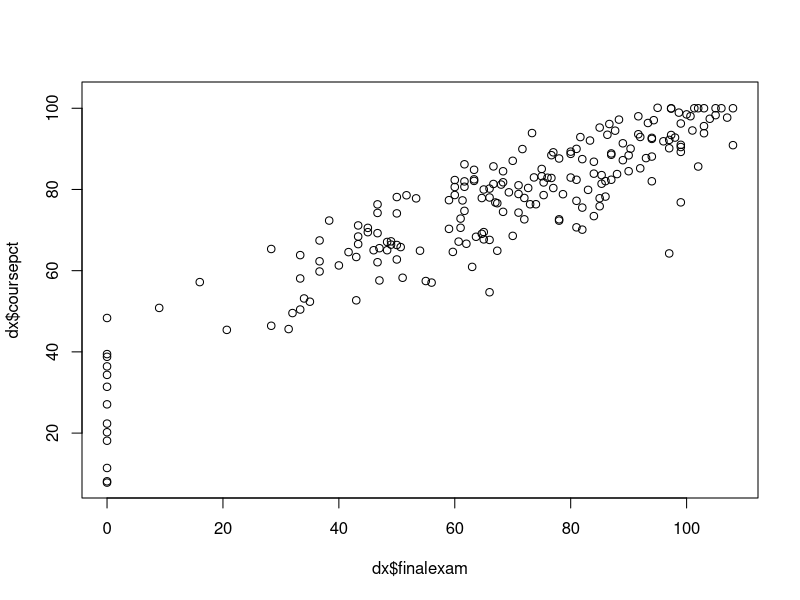

The R source for this figure: (Note: this script raises an error after producing the figure.)
# packages
library(ordinal)
library(MASS)
library(emmeans)

# get data
dx <- read.csv("cleaned-data.csv")

# collapse classes into categories
dx$sub <- sapply(strsplit(dx$class, " "), "[", 1)
dx$lev <- as.numeric(sapply(strsplit(dx$class, " "), "[", 2))
dx$lev <- ifelse(dx$lev >= 3000, "upper", "lower")

# set up factors
# semester is ordered
dx$sem <- factor(dx$sem, levels=
                   c("Spring24", "Spring25", "Sum25", "Fall25","Spring26"),
                 ordered=TRUE)

# as are letter grades
letts <- c("F", "D", "C", "B", "A")
dx$fe.letter <- factor(dx$fe.letter, levels=letts, ordered=TRUE)
dx$co.letter <- factor(dx$co.letter, levels=letts, ordered=TRUE)

# and levels
dx$lev <- factor(dx$lev, levels=c("lower", "upper"), ordered=TRUE)

# do we need to analyze both?
cor.test(dx$finalexam, dx$coursepct, use="pairwise.complete.obs")
plot(dx$finalexam, dx$coursepct)

ftable(fe.letter~co.letter, data=dx)

# analyze final exam data
dz <- dx[which(!is.na(dx$fe.letter)),]
dc <- dx[which(!is.na(dx$co.letter)),]

nrow(dz)
nrow(dc)

table(dz$class)
#biol 1107 chem 1211 math 1190 math 2202 
#      134        66        37       100 

table(dc$class)
#biol 3300 chem 1211 math 1190 math 2202 
#      105       228        37       100 

table(dz$sub)
#biol chem math 
# 134   66  137 

table(dc$sub)
#biol chem math 
# 105  228  137 

table(dz$lev)
#lower upper 
#  337     0 

table(dc$lev)
#lower upper 
#  365   105 

# dz has no upper division, so drop 6 and 7
mod01 <- polr(fe.letter~attend, data=dz, Hess=TRUE)
mod02 <- polr(fe.letter~attend+class, data=dz, Hess=TRUE)
mod03 <- polr(fe.letter~attend*class, data=dz, Hess=TRUE)
mod04 <- polr(fe.letter~attend+sub, data=dz, Hess=TRUE)
mod05 <- polr(fe.letter~attend*sub, data=dz, Hess=TRUE)
#mod06 <- polr(fe.letter~attend+lev, data=dz, Hess=TRUE)
#mod07 <- polr(fe.letter~attend*lev, data=dz, Hess=TRUE)

aic.df <- AIC(mod01, mod02, mod03, mod04, mod05)
aic.df$delta <- aic.df$AIC - min(aic.df$AIC)
aic.df$wt <- exp(-0.5*aic.df$delta)
aic.df$wt <- aic.df$wt/sum(aic.df$wt)

# order by descending AIC weight
aic.df <- aic.df[order(-aic.df$wt),]
aic.df
#     df       AIC      delta           wt
#mod03 11  897.1192   0.000000 7.544725e-01
#mod05  9  899.3644   2.245221 2.455273e-01
#mod04  7  928.0079  30.888690 1.479959e-07
#mod02  8  929.9717  32.852546 5.543750e-08
#mod01  5 1040.8625 143.743369 4.614955e-32

confint(mod3)
#                              2.5 %      97.5 %
#attend                 5.625774e-05  0.02735832
#classchem 1211        -8.418225e+00 -1.87008353
#classmath 1190        -1.171438e+01 -4.75703864
#classmath 2202        -1.844919e+01 -8.02789478
#attend:classchem 1211 -1.544274e-02  0.05593232
#attend:classmath 1190  4.078171e-02  0.12297726
#attend:classmath 2202  7.291770e-02  0.18245609

summary(mod3)
#Coefficients:
#                          Value Std. Error t value
#attend                  0.01364   0.006953  1.9620
#classchem 1211         -4.66731   1.624699 -2.8727
#classmath 1190         -8.09014   1.763081 -4.5886
#classmath 2202        -12.84988   2.656835 -4.8365
#attend:classchem 1211   0.01563   0.017758  0.8801
#attend:classmath 1190   0.08048   0.020851  3.8597
#attend:classmath 2202   0.12386   0.027930  4.4348

#Intercepts:
#      Value    Std. Error t value 
#F|D  -1.9535   0.5780    -3.3799
#D|C  -1.0035   0.5654    -1.7749
#C|B  -0.1754   0.5554    -0.3157
#B|A   1.4595   0.5590     2.6108

emtrends(mod03, ~class, var="attend")
#    class attend.trend      SE  df asymp.LCL asymp.UCL
#biol 1107       0.0136 0.00695 Inf  1.39e-05    0.0273
#chem 1211       0.0293 0.01640 Inf -2.78e-03    0.0613
#math 1190       0.0941 0.01970 Inf  5.54e-02    0.1328
#math 2202       0.1375 0.02720 Inf  8.43e-02    0.1907 
  
emtrends(mod05, ~sub, var="attend")
#sub  attend.trend      SE  df asymp.LCL asymp.UCL
#biol       0.0136 0.00693 Inf -3.46e-05    0.0271
#chem       0.0291 0.01630 Inf -2.91e-03    0.0611
#math       0.0973 0.01450 Inf  6.89e-02    0.1257

# conclusion: use mod03 for final exam score

tr1 <- emtrends(mod03, ~ class, var = "attend")
pairs(tr1)
#contrast              estimate     SE  df z.ratio p.value
#biol 1107 - chem 1211  -0.0156 0.0178 Inf  -0.880  0.8152
#biol 1107 - math 1190  -0.0805 0.0209 Inf  -3.860  0.0007
#biol 1107 - math 2202  -0.1239 0.0279 Inf  -4.435 <0.0001
#chem 1211 - math 1190  -0.0648 0.0255 Inf  -2.541  0.0539
#chem 1211 - math 2202  -0.1082 0.0315 Inf  -3.433  0.0033
#math 1190 - math 2202  -0.0434 0.0326 Inf  -1.332  0.5423



# The association between participation and final-exam grade varied substantially across the courses in the dataset. Model selection moderately favored course-specific relationships over subject-specific relationships. Across both formulations, the clearest positive association occurred in mathematics; evidence was weaker in biology and absent or inconclusive in chemistry.

# analyze course grade

mod11 <- polr(co.letter~attend, data=dc, Hess=TRUE)
mod12 <- polr(co.letter~attend+class, data=dc, Hess=TRUE)
mod13 <- polr(co.letter~attend*class, data=dc, Hess=TRUE)
mod14 <- polr(co.letter~attend+sub, data=dc, Hess=TRUE)
mod15 <- polr(co.letter~attend*sub, data=dc, Hess=TRUE)
mod16 <- polr(co.letter~attend+lev, data=dc, Hess=TRUE)
mod17 <- polr(co.letter~attend*lev, data=dc, Hess=TRUE)

aic.df2 <- AIC(mod11, mod12, mod13, mod14, mod15, mod16, mod17)
aic.df2$delta <- aic.df2$AIC - min(aic.df2$AIC)
aic.df2$wt <- exp(-0.5*aic.df2$delta)
aic.df2$wt <- aic.df2$wt/sum(aic.df2$wt)

# order by descending AIC weight
aic.df2 <- aic.df2[order(-aic.df2$wt),]
aic.df2
#      df      AIC    delta           wt
#mod13 11 1363.619  0.00000 9.996932e-01
#mod15  9 1379.809 16.18927 3.050787e-04
#mod17  7 1390.281 26.66144 1.623335e-06
#mod12  8 1397.766 34.14647 3.846407e-08
#mod16  6 1398.359 34.73932 2.859693e-08
#mod14  7 1400.356 36.73630 1.053612e-08
#mod11  5 1401.881 38.26131 4.915054e-09

emtrends(mod13, ~class, var="attend")
#    class     attend.trend      SE  df asymp.LCL asymp.UCL
#biol 3300       0.0292 0.00678 Inf    0.0159    0.0425
#chem 1211       0.0454 0.00674 Inf    0.0322    0.0586
#math 1190       0.1153 0.02020 Inf    0.0758    0.1548
#math 2202       0.1433 0.02510 Inf    0.0941    0.1925

tr2 <- emtrends(mod13, ~ class, var = "attend")
pairs(tr2)
#contrast              estimate      SE  df z.ratio p.value
#biol 3300 - chem 1211  -0.0162 0.00932 Inf  -1.742  0.3020
#biol 3300 - math 1190  -0.0861 0.02100 Inf  -4.093  0.0002
#biol 3300 - math 2202  -0.1141 0.02570 Inf  -4.442 <0.0001
#chem 1211 - math 1190  -0.0698 0.02090 Inf  -3.335  0.0047
#chem 1211 - math 2202  -0.0979 0.02560 Inf  -3.827  0.0007
#math 1190 - math 2202  -0.0280 0.03150 Inf  -0.891  0.8094

summary(mod13)
#Call:
#  polr(formula = co.letter ~ attend * class, data = dc, Hess = TRUE)
#
#Coefficients:
#                          Value Std. Error t value
#attend                  0.02919    0.00678   4.306
#classchem 1211         -1.61830    0.74740  -2.165
#classmath 1190         -6.84087    1.73368  -3.946
#classmath 2202        -11.08943    2.42558  -4.572
#attend:classchem 1211   0.01623    0.00932   1.742
#attend:classmath 1190   0.08607    0.02103   4.093
#attend:classmath 2202   0.11411    0.02569   4.442

#Intercepts:
#       Value    Std. Error t value 
#F|D  -0.0500   0.4913    -0.1019
#D|C   1.3067   0.4928     2.6517
#C|B   2.5246   0.5046     5.0029
#B|A   3.9779   0.5195     7.6568

# all of that is cool, but let's focus on percentages and just
# label them

# percentage grades are proportions in disguise
# logit transform and store as y
dz$y <- qlogis(pmax(0.1, pmin(99.9, dz$finalexam))/100)
dc$y <- qlogis(pmax(0.1, pmin(99.9, dc$coursepct))/100)

# dz has no upper division, so drop 6 and 7
mod01 <- lm(y~attend, data=dz)
mod02 <- lm(y~attend+class, data=dz)
mod03 <- lm(y~attend*class, data=dz)
mod04 <- lm(y~attend+sub, data=dz)
mod05 <- lm(y~attend*sub, data=dz)

aic.df1 <- AIC(mod01, mod02, mod03, mod04, mod05)
aic.df1$delta <- aic.df1$AIC - min(aic.df1$AIC)
aic.df1$wt <- exp(-0.5*aic.df1$delta)
aic.df1$wt <- aic.df1$wt/sum(aic.df1$wt)

# order by descending AIC weight
aic.df1 <- aic.df1[order(-aic.df1$wt),]
aic.df1
#      df      AIC     delta           wt
#mod03  9 1479.238  0.000000 9.832330e-01
#mod05  7 1487.381  8.142944 1.676635e-02
#mod04  5 1508.784 29.546159 3.773893e-07
#mod02  6 1509.661 30.423304 2.433996e-07
#mod01  3 1557.386 78.148008 1.054465e-17

# dc has some upper division, so include 6 and 7
mod11 <- lm(y~attend, data=dc)
mod12 <- lm(y~attend+class, data=dc)
mod13 <- lm(y~attend*class, data=dc)
mod14 <- lm(y~attend+sub, data=dc)
mod15 <- lm(y~attend*sub, data=dc)
mod16 <- lm(y~attend+lev, data=dc)
mod17 <- lm(y~attend*lev, data=dc)

aic.df2 <- AIC(mod11, mod12, mod13, mod14, mod15, mod16, mod17)
aic.df2$delta <- aic.df2$AIC - min(aic.df2$AIC)
aic.df2$wt <- exp(-0.5*aic.df2$delta)
aic.df2$wt <- aic.df2$wt/sum(aic.df2$wt)

# order by descending AIC weight
aic.df2 <- aic.df2[order(-aic.df2$wt),]
aic.df2
#      df      AIC    delta           wt
#mod13  9 1623.555  0.00000 9.996977e-01
#mod15  7 1639.936 16.38168 2.770971e-04
#mod17  5 1645.366 21.81107 1.835079e-05
#mod12  6 1647.811 24.25580 5.404916e-06
#mod16  4 1652.144 28.58928 6.191366e-07
#mod11  3 1652.385 28.83045 5.488014e-07
#mod14  5 1654.108 30.55363 2.318634e-07

emtrends(mod03, ~class, var="attend")
#class     attend.trend      SE  df lower.CL upper.CL
#biol 1107       0.0323 0.00782 329   0.0169   0.0477
#chem 1211       0.0588 0.01250 329   0.0343   0.0834
#math 1190       0.0934 0.02090 329   0.0523   0.1344
#math 2202       0.1536 0.01950 329   0.1154   0.1919

emtrends(mod13, ~class, var="attend")
#class     attend.trend      SE  df lower.CL upper.CL
#biol 3300       0.0173 0.00509 462   0.0073   0.0273
#chem 1211       0.0306 0.00427 462   0.0222   0.0390
#math 1190       0.0813 0.01310 462   0.0555   0.1072
#math 2202       0.0673 0.01220 462   0.0432   0.0914

tr1 <- emtrends(mod03, ~ class, var = "attend")
pairs(tr1)

tr2 <- emtrends(mod13, ~ class, var = "attend")
#pairs(tr2)
#contrast              estimate      SE  df t.ratio p.value
#biol 3300 - chem 1211  -0.0133 0.00664 462  -2.005  0.1874
#biol 3300 - math 1190  -0.0640 0.01410 462  -4.546 <0.0001
#biol 3300 - math 2202  -0.0500 0.01330 462  -3.770  0.0011
#chem 1211 - math 1190  -0.0507 0.01380 462  -3.672  0.0015
#chem 1211 - math 2202  -0.0367 0.01300 462  -2.828  0.0251
#math 1190 - math 2202   0.0140 0.01800 462   0.782  0.8628

# make some figures
ag <- aggregate(attend~class, data=dx, range, na.rm=TRUE)
#      class  attend.1  attend.2
#1 biol 1107   4.00000 100.00000
#2 biol 3300   0.00000 100.00000
#3 chem 1211   7.00000 100.00000
#4 chem 3361   0.00000 100.00000
#5 math 1190  46.36364 100.00000
#6 math 2202  50.00000 100.00000

n <- 200
pxmat <- matrix(NA, nrow=n, ncol=6)
colnames(pxmat) <- ag$class
for(i in 1:nrow(ag)){
  pxmat[,i] <- seq(ag$attend[i,1], ag$attend[i,2], length=n)
}

# final exam
px1 <- pxmat[,"biol 1107"]
px2 <- pxmat[,"chem 1211"]
px3 <- pxmat[,"math 1190"]
px4 <- pxmat[,"math 2202"]

prx <- data.frame(attend=c(px1, px2, px3, px4),
                  class=rep(sort(unique(dz$class)),each=n))
pred <- predict(mod03, newdata=prx, interval="confidence", se.fit=TRUE)
prx$lo <- 100*plogis(pred$fit[,2])
prx$md <- 100*plogis(pred$fit[,1])
prx$up <- 100*plogis(pred$fit[,3])

# symbols

fig.name <- "finalexam.jpg"
jpeg(fig.name, width=1.5*7.5, height=1.5*5, units="in", res=500)
par(mfrow=c(2,2), mar=c(4.1, 4.1, 1.1, 1.1), 
    lend=1, las=1, xpd=NA, bty="n",
    cex.axis=1.5, cex.lab=1.5, cex.main=1.5,
    oma=c(0, 0.2, 0, 0))
plot(dz$attend, dz$finalexam, type="n",
     xlab="",
     ylab="Final exam grade (%)",
     xlim=c(0, 100), ylim=c(0, 100),
     main="BIOL 1107: Principles of Biol. I")
title(xlab="Participation or attendance (%)", line=2.4)
flag1 <- which(prx$class == "biol 1107")
flag2 <- which(dz$class == "biol 1107")
polygon(x=c(prx$attend[flag1], rev(prx$attend[flag1])),
        y=c(prx$lo[flag1], rev(prx$up[flag1])),
        border=NA, col="grey80")
points(prx$attend[flag1], prx$md[flag1], type="l", lwd=3)
points(dz$attend[flag2], dz$finalexam[flag2], cex=1.2)

plot(dz$attend, dz$finalexam, type="n",
     xlab="",
     ylab="Final exam grade (%)",
     xlim=c(0, 100), ylim=c(0, 100),
     main="CHEM 1211: Principles of Chem. I")
title(xlab="Participation or attendance (%)", line=2.4)
flag1 <- which(prx$class == "chem 1211")
flag2 <- which(dz$class == "chem 1211")
polygon(x=c(prx$attend[flag1], rev(prx$attend[flag1])),
        y=c(prx$lo[flag1], rev(prx$up[flag1])),
        border=NA, col="grey80")
points(prx$attend[flag1], prx$md[flag1], type="l", lwd=3)
points(dz$attend[flag2], dz$finalexam[flag2], cex=1.2)


plot(dz$attend, dz$finalexam, type="n",
     xlab="",
     ylab="Final exam grade (%)",
     xlim=c(0, 100), ylim=c(0, 100),
     main="MATH 1190: Calculus I")
title(xlab="Participation or attendance (%)", line=2.4)
flag1 <- which(prx$class == "math 1190")
flag2 <- which(dz$class == "math 1190")
polygon(x=c(prx$attend[flag1], rev(prx$attend[flag1])),
        y=c(prx$lo[flag1], rev(prx$up[flag1])),
        border=NA, col="grey80")
points(prx$attend[flag1], prx$md[flag1], type="l", lwd=3)
points(dz$attend[flag2], dz$finalexam[flag2], cex=1.2)


plot(dz$attend, dz$finalexam, type="n",
     xlab="",
     ylab="Final exam grade (%)",
     xlim=c(0, 100), ylim=c(0, 100),
     main="Math 2202: Calculus II")
title(xlab="Participation or attendance (%)", line=2.4)
flag1 <- which(prx$class == "math 2202")
flag2 <- which(dz$class == "math 2202")
polygon(x=c(prx$attend[flag1], rev(prx$attend[flag1])),
        y=c(prx$lo[flag1], rev(prx$up[flag1])),
        border=NA, col="grey80")
points(prx$attend[flag1], prx$md[flag1], type="l", lwd=3)
points(dz$attend[flag2], dz$finalexam[flag2], cex=1.2)
dev.off()


############################################################
px1 <- pxmat[,"biol 3300"]

prx <- data.frame(attend=c(px1, px2, px3, px4),
                  class=rep(sort(unique(dc$class)),each=n))
pred <- predict(mod13, newdata=prx, interval="confidence", se.fit=TRUE)
prx$lo <- 100*plogis(pred$fit[,2])
prx$md <- 100*plogis(pred$fit[,1])
prx$up <- 100*plogis(pred$fit[,3])


fig.name <- "coursegrade.jpg"
jpeg(fig.name, width=1.5*7.5, height=1.5*5, units="in", res=500)
par(mfrow=c(2,2), mar=c(4.1, 4.1, 1.1, 1.1), 
    lend=1, las=1, xpd=NA, bty="n",
    cex.axis=1.5, cex.lab=1.5, cex.main=1.5,
    oma=c(0, 0.2, 0, 0))
plot(dc$attend, dc$coursepct, type="n",
     xlab="",
     ylab="Course grade (%)",
     xlim=c(0, 100), ylim=c(0, 100),
     main="BIOL 3300: Genetics")
title(xlab="Participation or attendance (%)", line=2.4)
flag1 <- which(prx$class == "biol 3300")
flag2 <- which(dc$class == "biol 3300")
polygon(x=c(prx$attend[flag1], rev(prx$attend[flag1])),
        y=c(prx$lo[flag1], rev(prx$up[flag1])),
        border=NA, col="grey80")
points(prx$attend[flag1], prx$md[flag1], type="l", lwd=3)
points(dc$attend[flag2], dc$coursepct[flag2], cex=1.2)

plot(dc$attend, dc$coursepct, type="n",
     xlab="",
     ylab="Course grade (%)",
     xlim=c(0, 100), ylim=c(0, 100),
     main="CHEM 1211: Principles of Chem. I")
title(xlab="Participation or attendance (%)", line=2.4)
flag1 <- which(prx$class == "chem 1211")
flag2 <- which(dc$class == "chem 1211")
polygon(x=c(prx$attend[flag1], rev(prx$attend[flag1])),
        y=c(prx$lo[flag1], rev(prx$up[flag1])),
        border=NA, col="grey80")
points(prx$attend[flag1], prx$md[flag1], type="l", lwd=3)
points(dc$attend[flag2], dc$coursepct[flag2], cex=1.2)


plot(dc$attend, dc$coursepct, type="n",
     xlab="",
     ylab="Course grade (%)",
     xlim=c(0, 100), ylim=c(0, 100),
     main="MATH 1190: Calculus I")
title(xlab="Participation or attendance (%)", line=2.4)
flag1 <- which(prx$class == "math 1190")
flag2 <- which(dc$class == "math 1190")
polygon(x=c(prx$attend[flag1], rev(prx$attend[flag1])),
        y=c(prx$lo[flag1], rev(prx$up[flag1])),
        border=NA, col="grey80")
points(prx$attend[flag1], prx$md[flag1], type="l", lwd=3)
points(dc$attend[flag2], dc$coursepct[flag2], cex=1.2)


plot(dc$attend, dc$coursepct, type="n",
     xlab="",
     ylab="Course grade (%)",
     xlim=c(0, 100), ylim=c(0, 100),
     main="Math 2202: Calculus II")
title(xlab="Participation or attendance (%)", line=2.4)
flag1 <- which(prx$class == "math 2202")
flag2 <- which(dc$class == "math 2202")
polygon(x=c(prx$attend[flag1], rev(prx$attend[flag1])),
        y=c(prx$lo[flag1], rev(prx$up[flag1])),
        border=NA, col="grey80")
points(prx$attend[flag1], prx$md[flag1], type="l", lwd=3)
points(dc$attend[flag2], dc$coursepct[flag2], cex=1.2)
dev.off()


# make some figures

# what about C or better in the course
dc$cc <- ifelse(dc$co.letter %in% c("A", "B", "C"), 1, 0)

mod21 <- glm(cc~attend, data=dc, family=binomial)
mod22 <- glm(cc~attend+class, data=dc, family=binomial)
mod23 <- glm(cc~attend*class, data=dc, family=binomial)
mod24 <- glm(cc~attend+sub, data=dc, family=binomial)
mod25 <- glm(cc~attend*sub, data=dc, family=binomial)
mod26 <- glm(cc~attend+lev, data=dc, family=binomial)
mod27 <- glm(cc~attend*lev, data=dc, family=binomial)

aic.df3 <- AIC(mod21, mod22, mod23, mod24, mod25, mod26, mod27)
aic.df3$delta <- aic.df3$AIC - min(aic.df3$AIC)
aic.df3$wt <- exp(-0.5*aic.df3$delta)
aic.df3$wt <- aic.df3$wt/sum(aic.df3$wt)

# order by descending AIC weight
aic.df3 <- aic.df3[order(-aic.df3$wt),]
aic.df3

tr3 <- emtrends(mod23, ~ class, var = "attend")
tr3
#class     attend.trend      SE  df asymp.LCL asymp.UCL
#biol 3300       0.0350 0.00919 Inf    0.0170    0.0530
#chem 1211       0.0356 0.00760 Inf    0.0207    0.0505
#math 1190       0.1226 0.03910 Inf    0.0460    0.1992
#math 2202       0.1060 0.02770 Inf    0.0517    0.1602

pairs(tr3)
#contrast              estimate     SE  df z.ratio p.value
#biol 3300 - chem 1211 -0.00061 0.0119 Inf  -0.051  1.0000
#biol 3300 - math 1190 -0.08757 0.0402 Inf  -2.181  0.1286
#biol 3300 - math 2202 -0.07093 0.0292 Inf  -2.431  0.0713
#chem 1211 - math 1190 -0.08696 0.0398 Inf  -2.184  0.1277
#chem 1211 - math 2202 -0.07032 0.0287 Inf  -2.449  0.0682
#math 1190 - math 2202  0.01664 0.0479 Inf   0.347  0.9856

tr4 <- emtrends(mod25, ~ sub, var = "attend")
tr4
#sub  attend.trend      SE  df asymp.LCL asymp.UCL
#biol       0.0350 0.00919 Inf    0.0170    0.0530
#chem       0.0356 0.00760 Inf    0.0207    0.0505
#math       0.0830 0.01670 Inf    0.0503    0.1157

# multipliers for different amounts of 
# additional participations
parts <- c(2.4, 3.6, 10)
names(parts) <- c("3x50", "2x75", "10%")

exp(parts*0.035)
exp(parts*0.0356)
exp(parts*0.083)



# for biology, every additional participation
# results in:
## 10%
exp(10*0.035)

## day in 3 x 50 minute class
exp(2.4*0.035)

## day in 2 x 75 minute class
exp(3.6*0.035)



pairs(tr4)
#contrast    estimate     SE  df z.ratio p.value
#biol - chem -0.00061 0.0119 Inf  -0.051  0.9986
#biol - math -0.04801 0.0191 Inf  -2.520  0.0315
#chem - math -0.04740 0.0183 Inf  -2.585  0.0263


# what about D or worse in the course
dc$ff <- ifelse(dc$co.letter %in% c("D", "F"), 1, 0)
dc$absent <- 100 - dc$attend

mod31 <- glm(ff~absent, data=dc, family=binomial)
mod32 <- glm(ff~absent+class, data=dc, family=binomial)
mod33 <- glm(ff~absent*class, data=dc, family=binomial)
mod34 <- glm(ff~absent+sub, data=dc, family=binomial)
mod35 <- glm(ff~absent*sub, data=dc, family=binomial)
mod36 <- glm(ff~absent+lev, data=dc, family=binomial)
mod37 <- glm(ff~absent*lev, data=dc, family=binomial)

aic.df4 <- AIC(mod31, mod32, mod33, mod34, mod35, mod36, mod37)
aic.df4$delta <- aic.df4$AIC - min(aic.df4$AIC)
aic.df4$wt <- exp(-0.5*aic.df4$delta)
aic.df4$wt <- aic.df4$wt/sum(aic.df4$wt)

# order by descending AIC weight
aic.df4 <- aic.df4[order(-aic.df4$wt),]
aic.df4

tr4 <- emtrends(mod33, ~ class, var = "absent")
tr4
pairs(tr4)

tr5 <- emtrends(mod35, ~ sub, var = "absent")
tr5
pairs(tr5)


# make a figure out of model 35
pchs <- c(0, 1, 2)
names(pchs) <- c("biol", "chem", "math")

cols <- c("green4", "blue3", "red4")
cols2 <- adjustcolor(cols, alpha.f=0.3)
names(cols) <- names(pchs)

dc$pch <- pchs[dc$sub]
dc$color <- cols[dc$sub]

ag <- aggregate(absent~sub, data=dc, range, na.rm=TRUE)
n <- 200
pxmat <- matrix(NA, nrow=n, ncol=3)
colnames(pxmat) <- ag$sub
for(i in 1:nrow(ag)){
  pxmat[,i] <- seq(ag$absent[i,1], ag$absent[i,2], length=n)
}

px1 <- pxmat[,"biol"]
px2 <- pxmat[,"chem"]
px3 <- pxmat[,"math"]

prx <- data.frame(absent=c(px1, px2, px3),
                  sub=rep(sort(unique(dc$sub)),each=n))
pred <- predict(mod35, newdata=prx, type="link", se.fit=TRUE)
prx$lo <- plogis(qnorm(0.025, pred$fit, pred$se.fit))
prx$md <- plogis(qnorm(0.5, pred$fit, pred$se.fit))
prx$up <- plogis(qnorm(0.975, pred$fit, pred$se.fit))



fig.name <- "d-or-f.jpg"
jpeg(fig.name, width=1.5*7.5, height=1.5*5, units="in", res=500)
par(mfrow=c(1,1), mar=c(4.1, 4.1, 1.1, 1.1), 
    lend=1, las=1, xpd=NA, bty="n",
    cex.axis=1.5, cex.lab=1.5, cex.main=1.5,
    oma=c(0, 0.2, 0, 0))
plot(dc$absent, jitter(dc$ff, amount=0.02), #type="n",
     pch=dc$pch, col=dc$color,
     xlab="", cex=1.4,
     ylab="Probability of D or F (%)",
     xlim=c(0, 100), ylim=c(0, 1),
     yaxt="n")
title(xlab="Absences (% of course meetings)", line=2.4)
flag1 <- which(prx$sub == "biol")
flag2 <- which(prx$sub == "chem")
flag3 <- which(prx$sub == "math")
polygon(x=c(prx$absent[flag1], rev(prx$absent[flag1])),
        y=c(prx$lo[flag1], rev(prx$up[flag1])),
        border=NA, col=cols2[1])
polygon(x=c(prx$absent[flag2], rev(prx$absent[flag2])),
        y=c(prx$lo[flag2], rev(prx$up[flag2])),
        border=NA, col=cols2[2])
polygon(x=c(prx$absent[flag3], rev(prx$absent[flag3])),
        y=c(prx$lo[flag3], rev(prx$up[flag3])),
        border=NA, col=cols2[3])
points(prx$absent[flag1], prx$md[flag1], type="l", lwd=3, col=cols[1], lty=1)
points(prx$absent[flag2], prx$md[flag2], type="l", lwd=3, col=cols[2], lty=2)
points(prx$absent[flag3], prx$md[flag3], type="l", lwd=3, col=cols[3], lty=3)
legend(78, 0.4, legend=c("Biology", "Chemistry", "Math"),
       col=cols, pch=pchs, cex=1.8, lwd=3, bty="n",
       lty=1:3)
axis(side=2, at=0:5*0.2, labels=0:5*20)
dev.off()
